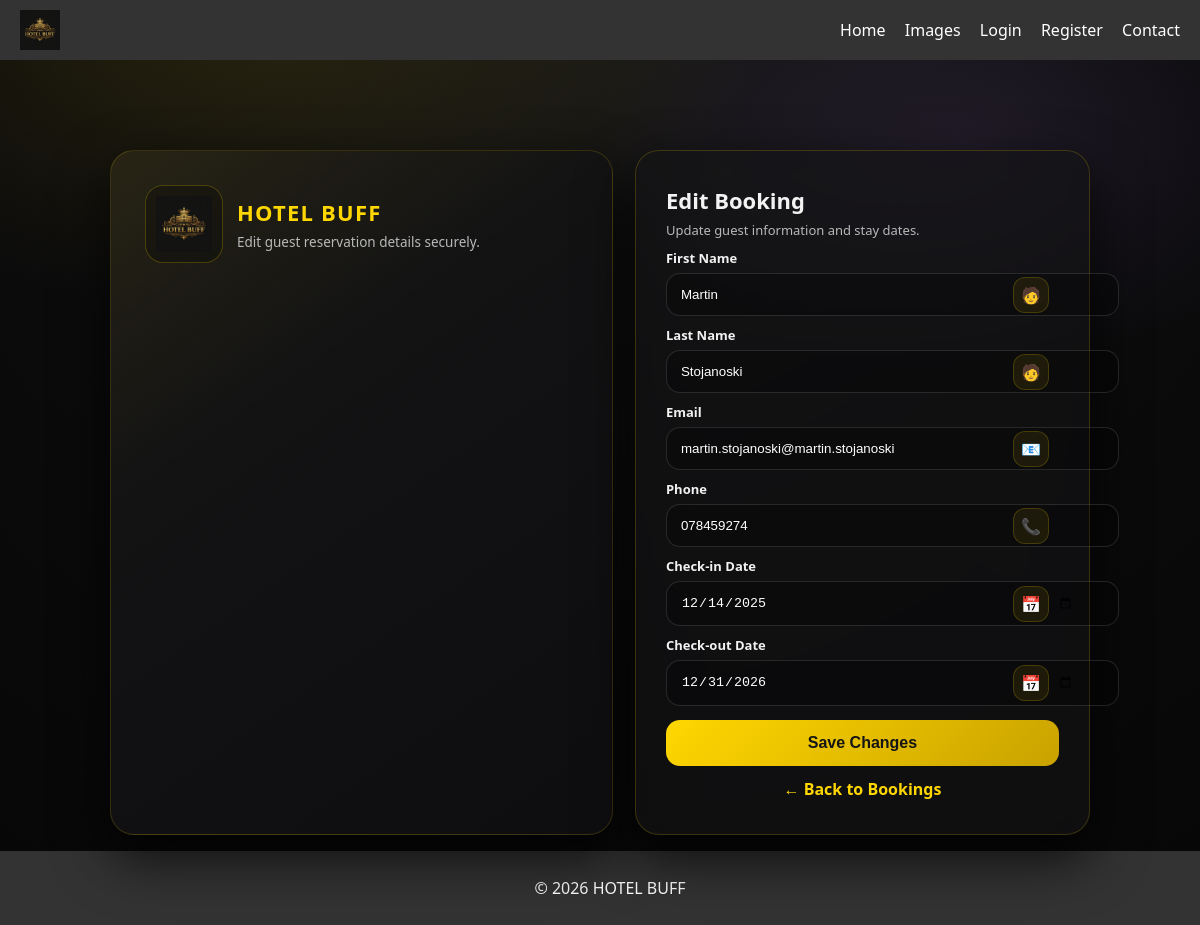
The page /admin/edit/2 on the database its author committed.
### tables this page shows
CREATE TABLE bookings (
            id INTEGER PRIMARY KEY AUTOINCREMENT,
            first_name TEXT NOT NULL,
            last_name TEXT NOT NULL,
            email TEXT NOT NULL,
            phone TEXT NOT NULL,
            checkin_date TEXT NOT NULL,
            checkout_date TEXT NOT NULL,
            created_at TEXT NOT NULL
        );

### app.py (the view, shortened to what this page needs)
@app.route("/admin/edit/<int:booking_id>", methods=["GET", "POST"])
def edit_booking(booking_id):
    conn = get_db_connection()
    booking = conn.execute(
        "SELECT * FROM bookings WHERE id=?",
        (booking_id,)
    ).fetchone()
    conn.close()
    return render_template("edit_booking.html", booking=booking)

### database.py (called while the page is built)
def get_db_connection():
    conn = sqlite3.connect(DB_NAME, timeout=10, check_same_thread=False)
    conn.row_factory = sqlite3.Row
    return conn

### templates/edit_booking.html (shortened to what this page needs)
{% extends "base.html" %}
{% block content %}
<div class="bg-particles">
  <span class="p"></span><span class="p"></span><span class="p"></span><span class="p"></span><span class="p"></span>
</div>
<div class="wrap">
  <div class="shell">
    <section class="brand-panel">
      <div class="brand-top">
        <div class="logo-hero">
          <img src="{{ url_for('static', filename='images/logo.png') }}" alt="HOTEL BUFF">
        </div>
        <div class="brand-title">
          <h1>HOTEL BUFF</h1>
          <p>Edit guest reservation details securely.</p>
        </div>
      </div>
    </section>
    <section class="card">
      <div class="head">
        <h2>Edit Booking</h2>
        <p>Update guest information and stay dates.</p>
      </div>
      <form method="POST">
        <div class="field">
          <label>First Name</label>
          <div class="control">
            <input type="text" name="first_name" value="{{ booking.first_name }}" required>
            <div class="icon">🧑</div>
          </div>
        </div>
        <div class="field">
          <label>Last Name</label>
          <div class="control">
            <input type="text" name="last_name" value="{{ booking.last_name }}" required>
            <div class="icon">🧑</div>
          </div>
        </div>
        <div class="field">
          <label>Email</label>
          <div class="control">
            <input type="email" name="email" value="{{ booking.email }}" required>
            <div class="icon">📧</div>
          </div>
        </div>
        <div class="field">
          <label>Phone</label>
          <div class="control">
            <input type="text" name="phone" value="{{ booking.phone }}" required>
            <div class="icon">📞</div>
          </div>
        </div>
        <div class="field">
          <label>Check-in Date</label>
          <div class="control">
            <input type="date" name="checkin_date" value="{{ booking.checkin_date }}" required>
            <div class="icon">📅</div>
          </div>
        </div>
        <div class="field">
          <label>Check-out Date</label>
          <div class="control">
            <input type="date" name="checkout_date" value="{{ booking.checkout_date }}" required>
            <div class="icon">📅</div>
          </div>
        </div>
        <button class="btn" type="submit">Save Changes</button>
        <div class="link">
          <a href="{{ url_for('admin_bookings') }}">← Back to Bookings</a>
        </div>
      </form>
    </section>
  </div>
</div>
{% endblock %}

### static/css/style.css (style rules this page uses)
body { font-family: Arial, sans-serif; margin: 0; padding: 0; background-color: #f5f5f5; }

### templates/edit_booking.html (style rules this page uses)
:root { --bg1:#0b0b0c; --card: rgba(20,20,22,.62); --stroke: rgba(255,215,0,.18); --gold:#ffd700; --gold2:#c9a200; --text:#f2f2f2; --muted:#b9b9b9; --danger:#ff4d4d; --ok:#4dff8b; }
body { background: radial-gradient(900px 520px at 20% 0%, rgba(255,215,0,.10), transparent 60%), radial-gradient(700px 420px at 80% 15%, rgba(187,134,252,.10), transparent 55%), radial-gradient(circle at top, #161616, #0b0b0c 55%, #070708); color: var(--text); font-family: "Segoe UI", system-ui, Arial, sans-serif; overflow-x:hidden; }
.bg-particles { position: fixed; inset:0; pointer-events:none; z-index:0; opacity:.55; }
.p { position:absolute; width:6px; height:6px; border-radius:999px; background: radial-gradient(circle, rgba(255,215,0,.9), rgba(255,215,0,.05)); animation: float 9s ease-in-out infinite; }
.p:nth-child(1) { left:10%; top:22%; }
.p:nth-child(2) { left:22%; top:76%; }
.p:nth-child(3) { left:60%; top:18%; }
.p:nth-child(4) { left:84%; top:60%; }
.p:nth-child(5) { left:50%; top:82%; }
.wrap { position: relative; z-index:1; min-height: calc(100vh - 160px); display:flex; align-items:center; justify-content:center; padding: 70px 14px; }
.shell { width:100%; max-width: 980px; display:grid; grid-template-columns: 1.05fr .95fr; gap: 22px; }
.brand-panel { border-radius: 24px; background: linear-gradient(145deg, rgba(255,215,0,.08), rgba(0,0,0,.0) 35%), linear-gradient(145deg, #151516, #0e0e10); border: 1px solid rgba(255,215,0,.16); box-shadow: 0 22px 55px rgba(0,0,0,.75); padding: 34px; position: relative; overflow:hidden; }
.brand-top { display:flex; gap:14px; align-items:center; margin-bottom:18px; }
.logo-hero { width:76px; height:76px; border-radius:18px; background: rgba(0,0,0,.25); border:1px solid rgba(255,215,0,.22); display:flex; align-items:center; justify-content:center; }
.logo-hero img { width:56px; }
.brand-title h1 { margin:0; font-size: 22px; letter-spacing:1.2px; color: var(--gold); }
.brand-title p { margin:6px 0 0; color: var(--muted); font-size: 13.5px; }
.card { border-radius: 24px; background: var(--card); border: 1px solid var(--stroke); backdrop-filter: blur(10px); box-shadow: 0 22px 55px rgba(0,0,0,.78); padding: 34px 30px; position: relative; }
.head h2 { margin:0; font-size:22px; }
.head p { margin:6px 0 0; color:var(--muted); font-size:13px; }
.field { margin-top:10px; }
.field label { display:block; margin-bottom:6px; font-weight:700; font-size:13px; }
.control { position:relative; }
.control input { width:100%; padding:13px 44px 13px 14px; border:1px solid rgba(255,255,255,.12); border-radius:14px; background: rgba(0,0,0,.28); color:#fff; }
.icon { position:absolute; right:10px; top:50%; transform:translateY(-50%); width:34px; height:34px; border-radius:12px; border:1px solid rgba(255,215,0,.18); background: rgba(255,215,0,.08); display:flex; align-items:center; justify-content:center; }
.btn { width:100%; margin-top:14px; padding:14px; border:none; border-radius:14px; background: linear-gradient(135deg, var(--gold), var(--gold2)); color:#151515; font-size:16px; font-weight:900; cursor:pointer; transition:.25s; }
.link { margin-top:12px; text-align:center; }
.link a { color: var(--gold); text-decoration:none; font-weight:900; }

### rows shown on the page
bookings: first_name "Martin", last_name "Stojanoski", email "martin.stojanoski@martin.stojanoski", phone "078459274", checkin_date "12/14/2025", checkout_date "12/31/2026"
